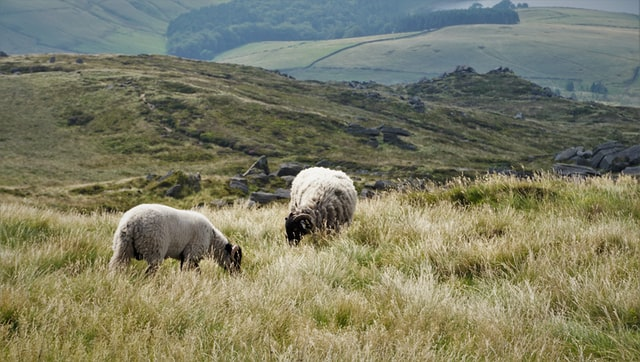
#> input picture images/img1.jpg, 640 x 362 px
$ python changing_colour_pixels.py
#> lines starting #> are read from the running program, lines starting #| are printed output that depends on the picture
import cv2
import random

img = cv2.imread("images/img1.jpg", -1)
#> img is the input picture: shape (362, 640, 3); mean B, G, R 99.7, 123.6, 123.6

for i in range(100):
    for j in range(img.shape[1]):
        img[i][j] = [random.randint(0, 255), random.randint(0, 255), random.randint(0, 255)]
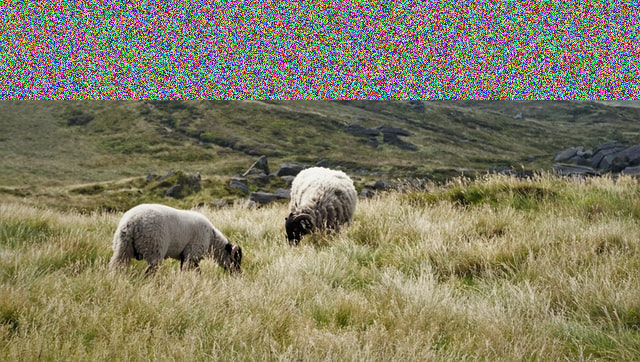
#> img: shape (362, 640, 3); mean B, G, R 99.5, 124.2, 128.7

cv2.imshow("Image", img)
cv2.waitKey(0)
cv2.destroyAllWindows()

$ run again, with images/img2.jpg copied over images/img1.jpg
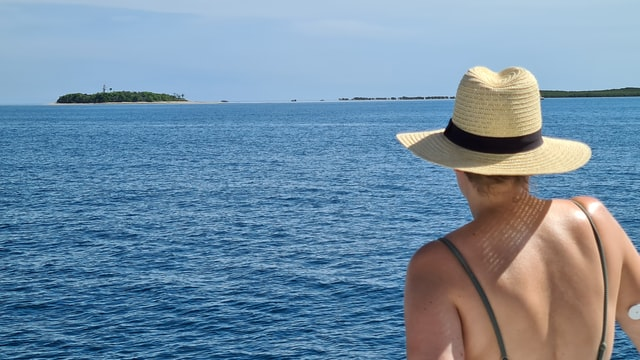
#> input picture images/img2.jpg, 640 x 360 px
#> img is the input picture: shape (360, 640, 3); mean B, G, R 164.3, 141.5, 114.4
#> after the loop `for i in range(100):`:
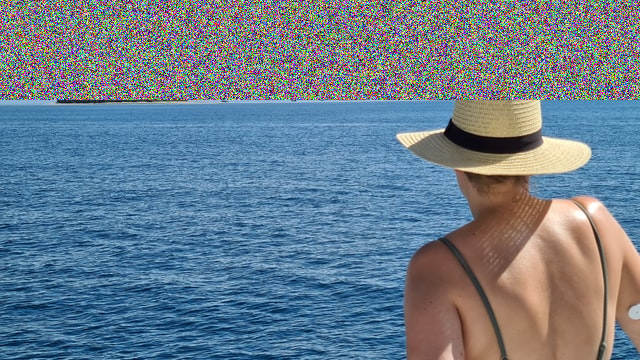
#> img: shape (360, 640, 3); mean B, G, R 140.6, 124.9, 106.2

$ run again, with images/img3.jpg copied over images/img1.jpg
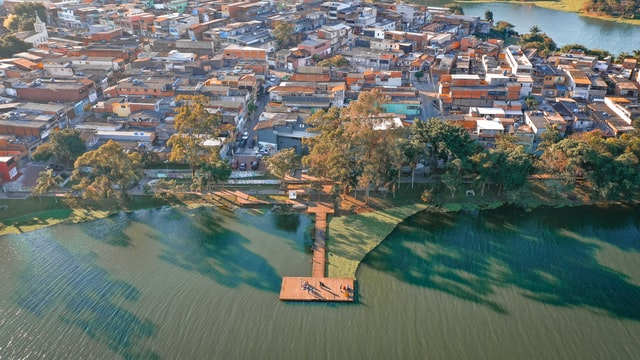
#> input picture images/img3.jpg, 640 x 360 px
#> img is the input picture: shape (360, 640, 3); mean B, G, R 106.3, 112.4, 105.3
#> after the loop `for i in range(100):`:
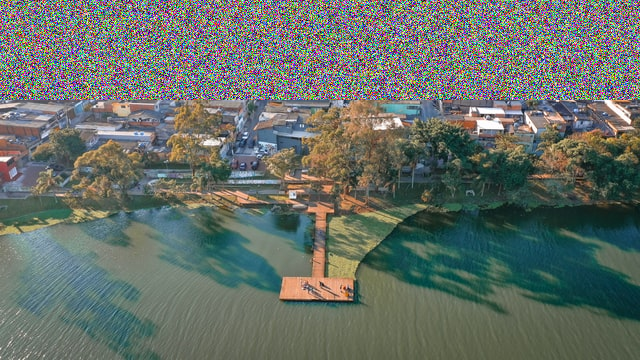
#> img: shape (360, 640, 3); mean B, G, R 104, 111.1, 102.5

$ run again, with images/img4.jpg copied over images/img1.jpg
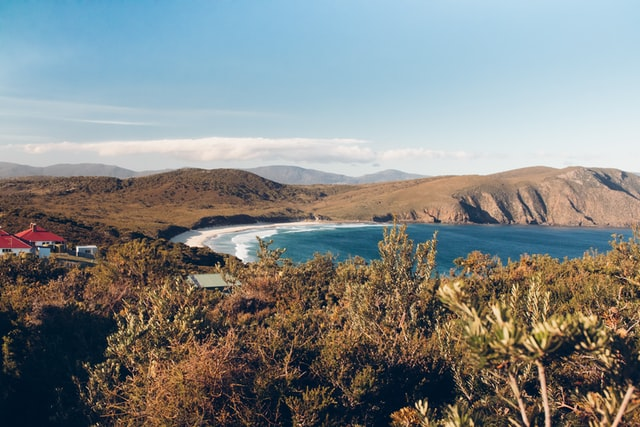
#> input picture images/img4.jpg, 640 x 427 px
#> img is the input picture: shape (427, 640, 3); mean B, G, R 132.4, 133.9, 130.2
#> after the loop `for i in range(100):`:
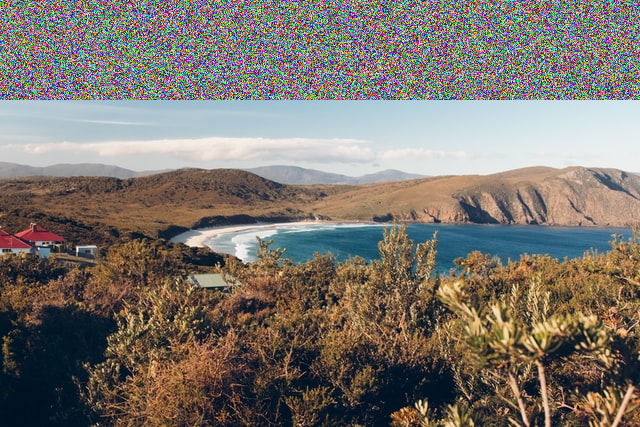
#> img: shape (427, 640, 3); mean B, G, R 110.6, 117.6, 124.1
